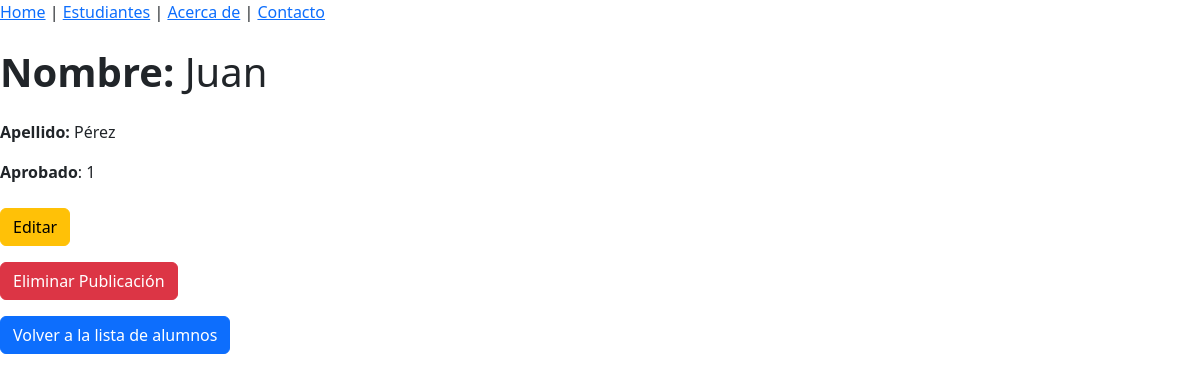
The page /alumno/1 on the database its author committed.
### tables this page shows
CREATE TABLE alumnos (
    id INTEGER PRIMARY KEY AUTOINCREMENT,
    nombre TEXT NOT NULL,
    apellido TEXT NOT NULL,
    aprobado BOOLEAN NOT NULL,
    nota REAL NOT NULL,
    fecha TIMESTAMP NOT NULL
);

### app.py (the view)
@app.route('/alumno/<int:alumno_id>', methods=['GET'])
def get_one_alumno(alumno_id):
    conn = get_db_connection()
    alumno = conn.execute('SELECT * FROM alumnos WHERE id = ?', (alumno_id,)).fetchone()
    conn.close()
    return render_template('alumnos/alumno.html', alumno=alumno)

### db.py (called while the page is built)
def get_db_connection():
    conn = sqlite3.connect('alumnos.db')
    conn.row_factory = sqlite3.Row
    return conn

### templates/alumnos/alumno.html (shortened to what this page needs)
{% extends 'base.html' %}
{% block content %}
    <h1 class="my-4"><strong>Nombre:</strong> {{ alumno['nombre'] }}</h1>
    <p><strong>Apellido:</strong> {{ alumno['apellido'] }}</p>
    <p class="mb-4"><strong>Aprobado</strong>: {{ alumno['aprobado'] }}</p>
    <a href="{{ url_for('edit_one_alumno', alumno_id=alumno['id']) }}" class="btn btn-warning mb-3">
        Editar
    </a>
    <form action="{{ url_for('delete_one_alumno', alumno_id=alumno['id']) }}" method="POST">
        <button type="submit" class="btn btn-danger mb-3"
        onclick="return confirm('¿Estás seguro de que quieres eliminar esta publicación?')">
            Eliminar Publicación
        </button>
    </form>
    <a href="{{ url_for('get_all_alumno') }}" class="btn btn-primary">
        Volver a la lista de alumnos
    </a>
{% endblock %}

### rows shown on the page
alumnos: nombre "Juan", apellido "Pérez", aprobado "1"
